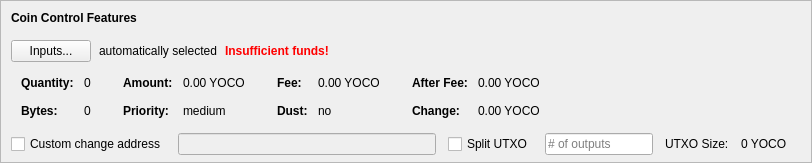
    <widget class="QFrame" name="frameCoinControl">
     <property name="sizePolicy">
      <sizepolicy hsizetype="Expanding" vsizetype="Expanding">
       <horstretch>0</horstretch>
       <verstretch>0</verstretch>
      </sizepolicy>
     </property>
     <property name="maximumSize">
      <size>
       <width>16777215</width>
       <height>16777215</height>
      </size>
     </property>
     <property name="frameShape">
      <enum>QFrame::StyledPanel</enum>
     </property>
     <property name="frameShadow">
      <enum>QFrame::Sunken</enum>
     </property>
     <layout class="QVBoxLayout" name="verticalLayoutCoinControl2">
      <property name="spacing">
       <number>0</number>
      </property>
      <property name="leftMargin">
       <number>0</number>
      </property>
      <property name="topMargin">
       <number>0</number>
      </property>
      <property name="rightMargin">
       <number>0</number>
      </property>
      <property name="bottomMargin">
       <number>6</number>
      </property>
      <item>
       <layout class="QVBoxLayout" name="verticalLayoutCoinControl" stretch="0,0,0,0,1">
        <property name="spacing">
         <number>0</number>
        </property>
        <property name="leftMargin">
         <number>10</number>
        </property>
        <property name="topMargin">
         <number>10</number>
        </property>
        <item>
         <layout class="QHBoxLayout" name="horizontalLayoutCoinControl1">
          <property name="bottomMargin">
           <number>15</number>
          </property>
          <item>
           <widget class="QLabel" name="labelCoinControlFeatures">
            <property name="sizePolicy">
             <sizepolicy hsizetype="Preferred" vsizetype="Maximum">
              <horstretch>0</horstretch>
              <verstretch>0</verstretch>
             </sizepolicy>
            </property>
            <property name="font">
             <font>
              <weight>75</weight>
              <bold>true</bold>
             </font>
            </property>
            <property name="styleSheet">
             <string notr="true">font-weight:bold;</string>
            </property>
            <property name="text">
             <string>Coin Control Features</string>
            </property>
           </widget>
          </item>
         </layout>
        </item>
        <item>
         <layout class="QHBoxLayout" name="horizontalLayoutCoinControl2" stretch="0,0,0,0">
          <property name="spacing">
           <number>8</number>
          </property>
          <property name="bottomMargin">
           <number>10</number>
          </property>
          <item>
           <widget class="QPushButton" name="pushButtonCoinControl">
            <property name="styleSheet">
             <string notr="true"/>
            </property>
            <property name="text">
             <string>Inputs...</string>
            </property>
            <property name="autoDefault">
             <bool>false</bool>
            </property>
           </widget>
          </item>
          <item>
           <widget class="QLabel" name="labelCoinControlAutomaticallySelected">
            <property name="text">
             <string>automatically selected</string>
            </property>
            <property name="margin">
             <number>5</number>
            </property>
           </widget>
          </item>
          <item>
           <widget class="QLabel" name="labelCoinControlInsuffFunds">
            <property name="font">
             <font>
              <weight>75</weight>
              <bold>true</bold>
             </font>
            </property>
            <property name="styleSheet">
             <string notr="true">color:red;font-weight:bold;</string>
            </property>
            <property name="text">
             <string>Insufficient funds!</string>
            </property>
            <property name="margin">
             <number>5</number>
            </property>
           </widget>
          </item>
          <item>
           <spacer name="horizontalSpacerCoinControl">
            <property name="orientation">
             <enum>Qt::Horizontal</enum>
            </property>
            <property name="sizeHint" stdset="0">
             <size>
              <width>40</width>
              <height>1</height>
             </size>
            </property>
           </spacer>
          </item>
         </layout>
        </item>
        <item>
         <widget class="QWidget" name="widgetCoinControl" native="true">
          <property name="sizePolicy">
           <sizepolicy hsizetype="Preferred" vsizetype="Preferred">
            <horstretch>0</horstretch>
            <verstretch>0</verstretch>
           </sizepolicy>
          </property>
          <property name="minimumSize">
           <size>
            <width>0</width>
            <height>0</height>
           </size>
          </property>
          <property name="styleSheet">
           <string notr="true"/>
          </property>
          <layout class="QHBoxLayout" name="horizontalLayoutCoinControl5">
           <property name="leftMargin">
            <number>0</number>
           </property>
           <property name="topMargin">
            <number>0</number>
           </property>
           <property name="rightMargin">
            <number>0</number>
           </property>
           <property name="bottomMargin">
            <number>0</number>
           </property>
           <item>
            <layout class="QHBoxLayout" name="horizontalLayoutCoinControl3" stretch="0,0,0,1">
             <property name="spacing">
              <number>20</number>
             </property>
             <property name="topMargin">
              <number>0</number>
             </property>
             <property name="bottomMargin">
              <number>10</number>
             </property>
             <item>
              <layout class="QFormLayout" name="formLayoutCoinControl1">
               <property name="horizontalSpacing">
                <number>10</number>
               </property>
               <property name="verticalSpacing">
                <number>14</number>
               </property>
               <property name="leftMargin">
                <number>10</number>
               </property>
               <property name="topMargin">
                <number>4</number>
               </property>
               <property name="rightMargin">
                <number>6</number>
               </property>
               <item row="0" column="0">
                <widget class="QLabel" name="labelCoinControlQuantityText">
                 <property name="font">
                  <font>
                   <weight>75</weight>
                   <bold>true</bold>
                  </font>
                 </property>
                 <property name="text">
                  <string>Quantity:</string>
                 </property>
                 <property name="margin">
                  <number>0</number>
                 </property>
                </widget>
               </item>
               <item row="0" column="1">
                <widget class="QLabel" name="labelCoinControlQuantity">
                 <property name="cursor">
                  <cursorShape>IBeamCursor</cursorShape>
                 </property>
                 <property name="contextMenuPolicy">
                  <enum>Qt::ActionsContextMenu</enum>
                 </property>
                 <property name="text">
                  <string notr="true">0</string>
                 </property>
                 <property name="margin">
                  <number>0</number>
                 </property>
                 <property name="textInteractionFlags">
                  <set>Qt::LinksAccessibleByMouse|Qt::TextSelectableByKeyboard|Qt::TextSelectableByMouse</set>
                 </property>
                </widget>
               </item>
               <item row="1" column="0">
                <widget class="QLabel" name="labelCoinControlBytesText">
                 <property name="font">
                  <font>
                   <weight>75</weight>
                   <bold>true</bold>
                  </font>
                 </property>
                 <property name="text">
                  <string>Bytes:</string>
                 </property>
                </widget>
               </item>
               <item row="1" column="1">
                <widget class="QLabel" name="labelCoinControlBytes">
                 <property name="cursor">
                  <cursorShape>IBeamCursor</cursorShape>
                 </property>
                 <property name="contextMenuPolicy">
                  <enum>Qt::ActionsContextMenu</enum>
                 </property>
                 <property name="text">
                  <string notr="true">0</string>
                 </property>
                 <property name="textInteractionFlags">
                  <set>Qt::LinksAccessibleByMouse|Qt::TextSelectableByKeyboard|Qt::TextSelectableByMouse</set>
                 </property>
                </widget>
               </item>
              </layout>
             </item>
             <item>
              <layout class="QFormLayout" name="formLayoutCoinControl2">
               <property name="horizontalSpacing">
                <number>10</number>
               </property>
               <property name="verticalSpacing">
                <number>14</number>
               </property>
               <property name="leftMargin">
                <number>6</number>
               </property>
               <property name="topMargin">
                <number>4</number>
               </property>
               <property name="rightMargin">
                <number>6</number>
               </property>
               <item row="0" column="0">
                <widget class="QLabel" name="labelCoinControlAmountText">
                 <property name="font">
                  <font>
                   <weight>75</weight>
                   <bold>true</bold>
                  </font>
                 </property>
                 <property name="text">
                  <string>Amount:</string>
                 </property>
                 <property name="margin">
                  <number>0</number>
                 </property>
                </widget>
               </item>
               <item row="0" column="1">
                <widget class="QLabel" name="labelCoinControlAmount">
                 <property name="cursor">
                  <cursorShape>IBeamCursor</cursorShape>
                 </property>
                 <property name="contextMenuPolicy">
                  <enum>Qt::ActionsContextMenu</enum>
                 </property>
                 <property name="text">
                  <string notr="true">0.00 YOCO</string>
                 </property>
                 <property name="textInteractionFlags">
                  <set>Qt::LinksAccessibleByMouse|Qt::TextSelectableByKeyboard|Qt::TextSelectableByMouse</set>
                 </property>
                </widget>
               </item>
               <item row="1" column="0">
                <widget class="QLabel" name="labelCoinControlPriorityText">
                 <property name="font">
                  <font>
                   <weight>75</weight>
                   <bold>true</bold>
                  </font>
                 </property>
                 <property name="text">
                  <string>Priority:</string>
                 </property>
                </widget>
               </item>
               <item row="1" column="1">
                <widget class="QLabel" name="labelCoinControlPriority">
                 <property name="cursor">
                  <cursorShape>IBeamCursor</cursorShape>
                 </property>
                 <property name="contextMenuPolicy">
                  <enum>Qt::ActionsContextMenu</enum>
                 </property>
                 <property name="text">
                  <string>medium</string>
                 </property>
                 <property name="textInteractionFlags">
                  <set>Qt::LinksAccessibleByMouse|Qt::TextSelectableByKeyboard|Qt::TextSelectableByMouse</set>
                 </property>
                </widget>
               </item>
              </layout>
             </item>
             <item>
              <layout class="QFormLayout" name="formLayoutCoinControl3">
               <property name="horizontalSpacing">
                <number>10</number>
               </property>
               <property name="verticalSpacing">
                <number>14</number>
               </property>
               <property name="leftMargin">
                <number>6</number>
               </property>
               <property name="topMargin">
                <number>4</number>
               </property>
               <property name="rightMargin">
                <number>6</number>
               </property>
               <item row="0" column="0">
                <widget class="QLabel" name="labelCoinControlFeeText">
                 <property name="font">
                  <font>
                   <weight>75</weight>
                   <bold>true</bold>
                  </font>
                 </property>
                 <property name="text">
                  <string>Fee:</string>
                 </property>
                 <property name="margin">
                  <number>0</number>
                 </property>
                </widget>
               </item>
               <item row="0" column="1">
                <widget class="QLabel" name="labelCoinControlFee">
                 <property name="cursor">
                  <cursorShape>IBeamCursor</cursorShape>
                 </property>
                 <property name="contextMenuPolicy">
                  <enum>Qt::ActionsContextMenu</enum>
                 </property>
                 <property name="text">
                  <string notr="true">0.00 YOCO</string>
                 </property>
                 <property name="textInteractionFlags">
                  <set>Qt::LinksAccessibleByMouse|Qt::TextSelectableByKeyboard|Qt::TextSelectableByMouse</set>
                 </property>
                </widget>
               </item>
               <item row="1" column="0">
                <widget class="QLabel" name="labelCoinControlLowOutputText">
                 <property name="font">
                  <font>
                   <weight>75</weight>
                   <bold>true</bold>
                  </font>
                 </property>
                 <property name="text">
                  <string>Dust:</string>
                 </property>
                </widget>
               </item>
               <item row="1" column="1">
                <widget class="QLabel" name="labelCoinControlLowOutput">
                 <property name="cursor">
                  <cursorShape>IBeamCursor</cursorShape>
                 </property>
                 <property name="contextMenuPolicy">
                  <enum>Qt::ActionsContextMenu</enum>
                 </property>
                 <property name="text">
                  <string>no</string>
                 </property>
                 <property name="textInteractionFlags">
                  <set>Qt::LinksAccessibleByMouse|Qt::TextSelectableByKeyboard|Qt::TextSelectableByMouse</set>
                 </property>
                </widget>
               </item>
              </layout>
             </item>
             <item>
              <layout class="QFormLayout" name="formLayoutCoinControl4">
               <property name="horizontalSpacing">
                <number>10</number>
               </property>
               <property name="verticalSpacing">
                <number>14</number>
               </property>
               <property name="leftMargin">
                <number>6</number>
               </property>
               <property name="topMargin">
                <number>4</number>
               </property>
               <property name="rightMargin">
                <number>6</number>
               </property>
               <item row="0" column="0">
                <widget class="QLabel" name="labelCoinControlAfterFeeText">
                 <property name="font">
                  <font>
                   <weight>75</weight>
                   <bold>true</bold>
                  </font>
                 </property>
                 <property name="text">
                  <string>After Fee:</string>
                 </property>
                 <property name="margin">
                  <number>0</number>
                 </property>
                </widget>
               </item>
               <item row="0" column="1">
                <widget class="QLabel" name="labelCoinControlAfterFee">
                 <property name="cursor">
                  <cursorShape>IBeamCursor</cursorShape>
                 </property>
                 <property name="contextMenuPolicy">
                  <enum>Qt::ActionsContextMenu</enum>
                 </property>
                 <property name="text">
                  <string notr="true">0.00 YOCO</string>
                 </property>
                 <property name="textInteractionFlags">
                  <set>Qt::LinksAccessibleByMouse|Qt::TextSelectableByKeyboard|Qt::TextSelectableByMouse</set>
                 </property>
                </widget>
               </item>
               <item row="1" column="0">
                <widget class="QLabel" name="labelCoinControlChangeText">
                 <property name="font">
                  <font>
                   <weight>75</weight>
                   <bold>true</bold>
                  </font>
                 </property>
                 <property name="text">
                  <string>Change:</string>
                 </property>
                </widget>
               </item>
               <item row="1" column="1">
                <widget class="QLabel" name="labelCoinControlChange">
                 <property name="cursor">
                  <cursorShape>IBeamCursor</cursorShape>
                 </property>
                 <property name="contextMenuPolicy">
                  <enum>Qt::ActionsContextMenu</enum>
                 </property>
                 <property name="text">
                  <string notr="true">0.00 YOCO</string>
                 </property>
                 <property name="textInteractionFlags">
                  <set>Qt::LinksAccessibleByMouse|Qt::TextSelectableByKeyboard|Qt::TextSelectableByMouse</set>
                 </property>
                </widget>
               </item>
              </layout>
             </item>
            </layout>
           </item>
          </layout>
         </widget>
        </item>
        <item>
         <layout class="QHBoxLayout" name="horizontalLayoutCoinControl4" stretch="0,0,0,0,0,0,0">
          <property name="spacing">
           <number>12</number>
          </property>
          <property name="sizeConstraint">
           <enum>QLayout::SetDefaultConstraint</enum>
          </property>
          <property name="topMargin">
           <number>5</number>
          </property>
          <property name="rightMargin">
           <number>5</number>
          </property>
          <item>
           <widget class="QCheckBox" name="checkBoxCoinControlChange">
            <property name="toolTip">
             <string>If this is activated, but the change address is empty or invalid, change will be sent to a newly generated address.</string>
            </property>
            <property name="text">
             <string>Custom change address</string>
            </property>
           </widget>
          </item>
          <item>
           <widget class="QValidatedLineEdit" name="lineEditCoinControlChange">
            <property name="enabled">
             <bool>false</bool>
            </property>
            <property name="sizePolicy">
             <sizepolicy hsizetype="Expanding" vsizetype="Fixed">
              <horstretch>0</horstretch>
              <verstretch>0</verstretch>
             </sizepolicy>
            </property>
           </widget>
          </item>
          <item>
           <widget class="QCheckBox" name="splitBlockCheckBox">
            <property name="text">
             <string>Split UTXO</string>
            </property>
           </widget>
          </item>
          <item>
           <widget class="QLineEdit" name="splitBlockLineEdit">
            <property name="sizePolicy">
             <sizepolicy hsizetype="Fixed" vsizetype="Fixed">
              <horstretch>50</horstretch>
              <verstretch>0</verstretch>
             </sizepolicy>
            </property>
            <property name="placeholderText">
             <string># of outputs</string>
            </property>
           </widget>
          </item>
          <item>
           <widget class="QLabel" name="labelBlockSizeText">
            <property name="text">
             <string>UTXO Size:</string>
            </property>
           </widget>
          </item>
          <item>
           <widget class="QLabel" name="labelBlockSize">
            <property name="text">
             <string>0 YOCO</string>
            </property>
           </widget>
          </item>
          <item>
           <widget class="QLabel" name="labelCoinControlChangeLabel">
            <property name="sizePolicy">
             <sizepolicy hsizetype="Preferred" vsizetype="Expanding">
              <horstretch>0</horstretch>
              <verstretch>0</verstretch>
             </sizepolicy>
            </property>
            <property name="minimumSize">
             <size>
              <width>0</width>
              <height>0</height>
             </size>
            </property>
            <property name="text">
             <string/>
            </property>
            <property name="margin">
             <number>3</number>
            </property>
           </widget>
          </item>
         </layout>
        </item>
        <item>
         <spacer name="verticalSpacerCoinControl">
          <property name="orientation">
           <enum>Qt::Vertical</enum>
          </property>
          <property name="sizeHint" stdset="0">
           <size>
            <width>800</width>
            <height>1</height>
           </size>
          </property>
         </spacer>
        </item>
       </layout>
      </item>
     </layout>
    </widget>
